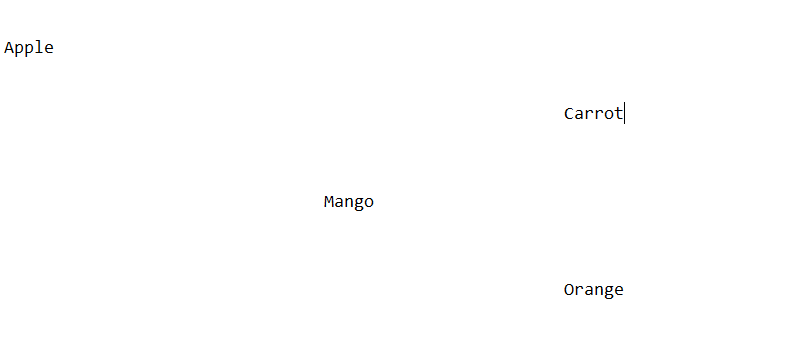
#> input picture OwnExample/texts.PNG, 795 x 339 px
$ python text_identification.py
#> lines starting #> are read from the running program, lines starting #| are printed output that depends on the picture; after the words box and inside, x2 and y2 are one past the last pixel; in counts of white or black regions, pixels touching at a corner belong together
import cv2
import pytesseract

img = cv2.imread("texts.PNG")
#> img is the input picture: shape (339, 795, 3); mean B, G, R 254.3, 254.3, 254.3

img_gray = cv2.cvtColor(img, cv2.COLOR_BGR2GRAY)
ret, threshold_otsu = cv2.threshold(img_gray, 0, 255, cv2.THRESH_OTSU | cv2.THRESH_BINARY_INV)
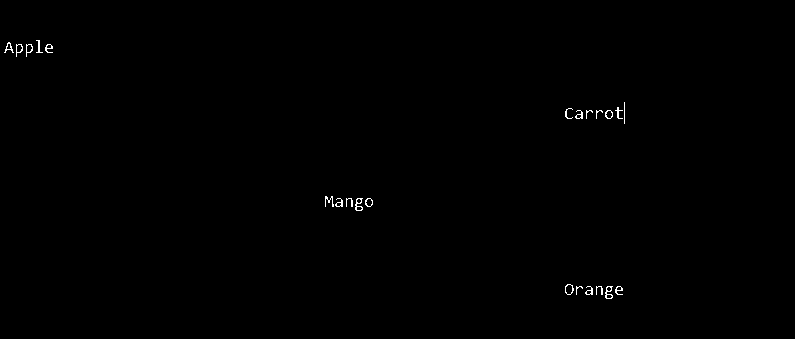
#> threshold_otsu: shape (339, 795); 0.27% white in thin lines or dots, all inside (x1, y1, x2, y2) = (4, 40, 625, 299)
#> ret = 138
rect_kernel = cv2.getStructuringElement(cv2.MORPH_RECT, (18, 18))
dilation = cv2.dilate(threshold_otsu, rect_kernel, iterations=1)
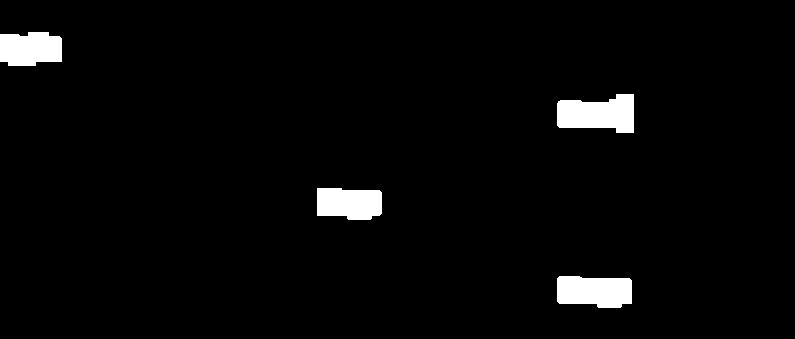
#> dilation: shape (339, 795); 3% white; 4 white regions
contours, hierarchy = cv2.findContours(dilation, cv2.RETR_EXTERNAL, cv2.CHAIN_APPROX_NONE)
#> contours = 4 contours; box (x1, y1, x2, y2) and area: (557, 94, 634, 133) 2186, (557, 276, 632, 308) 1987, (0, 32, 62, 66) 1751, (317, 188, 382, 220) 1740
img1 = img.copy()

for cnt in contours:
    x, y, w, h = cv2.boundingRect(cnt)
    cropped = img1[y:y + h, x:x + w]
#> (the run stopped early here; a loop or call above may not have finished)
